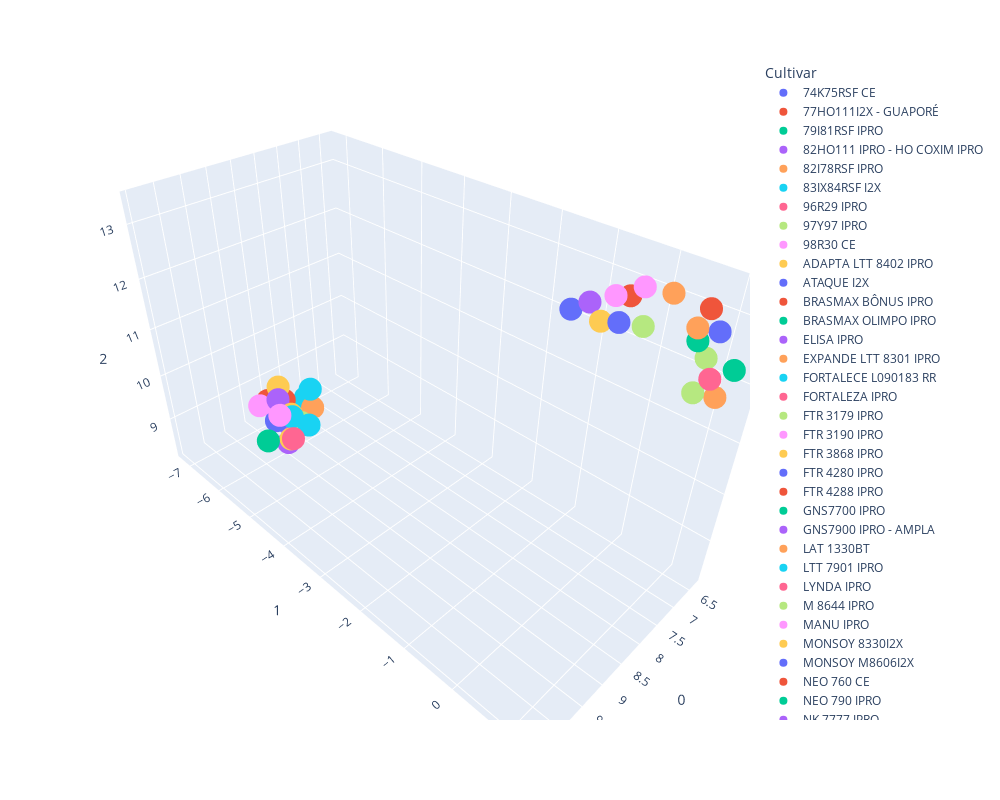

The notebook cell saved with this chart:
### Markdown cell above
# Visualize data in 3D using dimensionality reduction

### Code cell
visualize_3d(clustering_dataset)

### Figure 1 — Plotly figure (JSON) as saved in the notebook; plotly's stock layout.template omitted (floating-point values rounded to 4 significant figures)
{"data": [{"hovertemplate": "Cultivar=74K75RSF CE<br>0=%{x}<br>1=%{y}<br>2=%{z}<extra></extra>", "legendgroup": "74K75RSF CE", "marker": {"color": "#636efa", "symbol": "circle"}, "mode": "markers", "name": "74K75RSF CE", "scene": "scene", "showlegend": true, "x": [7.007], "y": [-1.123], "z": [12.51], "type": "scatter3d"}, {"hovertemplate": "Cultivar=77HO111I2X - GUAPORÉ<br>0=%{x}<br>1=%{y}<br>2=%{z}<extra></extra>", "legendgroup": "77HO111I2X - GUAPORÉ", "marker": {"color": "#EF553B", "symbol": "circle"}, "mode": "markers", "name": "77HO111I2X - GUAPORÉ", "scene": "scene", "showlegend": true, "x": [8.905], "y": [-6.616], "z": [8.996], "type": "scatter3d"}, {"hovertemplate": "Cultivar=79I81RSF IPRO<br>0=%{x}<br>1=%{y}<br>2=%{z}<extra></extra>", "legendgroup": "79I81RSF IPRO", "marker": {"color": "#00cc96", "symbol": "circle"}, "mode": "markers", "name": "79I81RSF IPRO", "scene": "scene", "showlegend": true, "x": [8.303], "y": [-7.169], "z": [8.472], "type": "scatter3d"}, {"hovertemplate": "Cultivar=82HO111 IPRO - HO COXIM IPRO<br>0=%{x}<br>1=%{y}<br>2=%{z}<extra></extra>", "legendgroup": "82HO111 IPRO - HO COXIM IPRO", "marker": {"color": "#ab63fa", "symbol": "circle"}, "mode": "markers", "name": "82HO111 IPRO - HO COXIM IPRO", "scene": "scene", "showlegend": true, "x": [8.74], "y": [-6.228], "z": [8.542], "type": "scatter3d"}, {"hovertemplate": "Cultivar=82I78RSF IPRO<br>0=%{x}<br>1=%{y}<br>2=%{z}<extra></extra>", "legendgroup": "82I78RSF IPRO", "marker": {"color": "#FFA15A", "symbol": "circle"}, "mode": "markers", "name": "82I78RSF IPRO", "scene": "scene", "showlegend": true, "x": [6.517], "y": [1.083], "z": [11.78], "type": "scatter3d"}, {"hovertemplate": "Cultivar=83IX84RSF I2X<br>0=%{x}<br>1=%{y}<br>2=%{z}<extra></extra>", "legendgroup": "83IX84RSF I2X", "marker": {"color": "#19d3f3", "symbol": "circle"}, "mode": "markers", "name": "83IX84RSF I2X", "scene": "scene", "showlegend": true, "x": [9.775], "y": [-4.078], "z": [10.25], "type": "scatter3d"}, {"hovertemplate": "Cultivar=96R29 IPRO<br>0=%{x}<br>1=%{y}<br>2=%{z}<extra></extra>", "legendgroup": "96R29 IPRO", "marker": {"color": "#FF6692", "symbol": "circle"}, "mode": "markers", "name": "96R29 IPRO", "scene": "scene", "showlegend": true, "x": [6.807], "y": [1.06], "z": [12.22], "type": "scatter3d"}, {"hovertemplate": "Cultivar=97Y97 IPRO<br>0=%{x}<br>1=%{y}<br>2=%{z}<extra></extra>", "legendgroup": "97Y97 IPRO", "marker": {"color": "#B6E880", "symbol": "circle"}, "mode": "markers", "name": "97Y97 IPRO", "scene": "scene", "showlegend": true, "x": [6.33], "y": [0.7527], "z": [12.19], "type": "scatter3d"}, {"hovertemplate": "Cultivar=98R30 CE<br>0=%{x}<br>1=%{y}<br>2=%{z}<extra></extra>", "legendgroup": "98R30 CE", "marker": {"color": "#FF97FF", "symbol": "circle"}, "mode": "markers", "name": "98R30 CE", "scene": "scene", "showlegend": true, "x": [10.2], "y": [-4.248], "z": [10.58], "type": "scatter3d"}, {"hovertemplate": "Cultivar=ADAPTA LTT 8402 IPRO<br>0=%{x}<br>1=%{y}<br>2=%{z}<extra></extra>", "legendgroup": "ADAPTA LTT 8402 IPRO", "marker": {"color": "#FECB52", "symbol": "circle"}, "mode": "markers", "name": "ADAPTA LTT 8402 IPRO", "scene": "scene", "showlegend": true, "x": [9.489], "y": [-4.984], "z": [9.834], "type": "scatter3d"}, {"hovertemplate": "Cultivar=ATAQUE I2X<br>0=%{x}<br>1=%{y}<br>2=%{z}<extra></extra>", "legendgroup": "ATAQUE I2X", "marker": {"color": "#636efa", "symbol": "circle"}, "mode": "markers", "name": "ATAQUE I2X", "scene": "scene", "showlegend": true, "x": [7.639], "y": [0.03014], "z": [13.02], "type": "scatter3d"}, {"hovertemplate": "Cultivar=BRASMAX BÔNUS IPRO<br>0=%{x}<br>1=%{y}<br>2=%{z}<extra></extra>", "legendgroup": "BRASMAX BÔNUS IPRO", "marker": {"color": "#EF553B", "symbol": "circle"}, "mode": "markers", "name": "BRASMAX BÔNUS IPRO", "scene": "scene", "showlegend": true, "x": [6.804], "y": [0.8496], "z": [13.22], "type": "scatter3d"}, {"hovertemplate": "Cultivar=BRASMAX OLIMPO IPRO<br>0=%{x}<br>1=%{y}<br>2=%{z}<extra></extra>", "legendgroup": "BRASMAX OLIMPO IPRO", "marker": {"color": "#00cc96", "symbol": "circle"}, "mode": "markers", "name": "BRASMAX OLIMPO IPRO", "scene": "scene", "showlegend": true, "x": [10.47], "y": [-4.261], "z": [10.2], "type": "scatter3d"}, {"hovertemplate": "Cultivar=ELISA IPRO<br>0=%{x}<br>1=%{y}<br>2=%{z}<extra></extra>", "legendgroup": "ELISA IPRO", "marker": {"color": "#ab63fa", "symbol": "circle"}, "mode": "markers", "name": "ELISA IPRO", "scene": "scene", "showlegend": true, "x": [7.048], "y": [-0.7974], "z": [12.77], "type": "scatter3d"}, {"hovertemplate": "Cultivar=EXPANDE LTT 8301 IPRO<br>0=%{x}<br>1=%{y}<br>2=%{z}<extra></extra>", "legendgroup": "EXPANDE LTT 8301 IPRO", "marker": {"color": "#FFA15A", "symbol": "circle"}, "mode": "markers", "name": "EXPANDE LTT 8301 IPRO", "scene": "scene", "showlegend": true, "x": [7.817], "y": [-6.639], "z": [8.235], "type": "scatter3d"}, {"hovertemplate": "Cultivar=FORTALECE L090183 RR<br>0=%{x}<br>1=%{y}<br>2=%{z}<extra></extra>", "legendgroup": "FORTALECE L090183 RR", "marker": {"color": "#19d3f3", "symbol": "circle"}, "mode": "markers", "name": "FORTALECE L090183 RR", "scene": "scene", "showlegend": true, "x": [9.737], "y": [-4.593], "z": [10.12], "type": "scatter3d"}, {"hovertemplate": "Cultivar=FORTALEZA IPRO<br>0=%{x}<br>1=%{y}<br>2=%{z}<extra></extra>", "legendgroup": "FORTALEZA IPRO", "marker": {"color": "#FF6692", "symbol": "circle"}, "mode": "markers", "name": "FORTALEZA IPRO", "scene": "scene", "showlegend": true, "x": [10.21], "y": [-3.927], "z": [10.29], "type": "scatter3d"}, {"hovertemplate": "Cultivar=FTR 3179 IPRO<br>0=%{x}<br>1=%{y}<br>2=%{z}<extra></extra>", "legendgroup": "FTR 3179 IPRO", "marker": {"color": "#B6E880", "symbol": "circle"}, "mode": "markers", "name": "FTR 3179 IPRO", "scene": "scene", "showlegend": true, "x": [6.835], "y": [0.8872], "z": [11.92], "type": "scatter3d"}, {"hovertemplate": "Cultivar=FTR 3190 IPRO<br>0=%{x}<br>1=%{y}<br>2=%{z}<extra></extra>", "legendgroup": "FTR 3190 IPRO", "marker": {"color": "#FF97FF", "symbol": "circle"}, "mode": "markers", "name": "FTR 3190 IPRO", "scene": "scene", "showlegend": true, "x": [9.277], "y": [-6.331], "z": [9.207], "type": "scatter3d"}, {"hovertemplate": "Cultivar=FTR 3868 IPRO<br>0=%{x}<br>1=%{y}<br>2=%{z}<extra></extra>", "legendgroup": "FTR 3868 IPRO", "marker": {"color": "#FECB52", "symbol": "circle"}, "mode": "markers", "name": "FTR 3868 IPRO", "scene": "scene", "showlegend": true, "x": [7.482], "y": [-0.3311], "z": [12.82], "type": "scatter3d"}, {"hovertemplate": "Cultivar=FTR 4280 IPRO<br>0=%{x}<br>1=%{y}<br>2=%{z}<extra></extra>", "legendgroup": "FTR 4280 IPRO", "marker": {"color": "#636efa", "symbol": "circle"}, "mode": "markers", "name": "FTR 4280 IPRO", "scene": "scene", "showlegend": true, "x": [6.626], "y": [0.9654], "z": [12.84], "type": "scatter3d"}, {"hovertemplate": "Cultivar=FTR 4288 IPRO<br>0=%{x}<br>1=%{y}<br>2=%{z}<extra></extra>", "legendgroup": "FTR 4288 IPRO", "marker": {"color": "#EF553B", "symbol": "circle"}, "mode": "markers", "name": "FTR 4288 IPRO", "scene": "scene", "showlegend": true, "x": [8.394], "y": [-6.806], "z": [8.643], "type": "scatter3d"}, {"hovertemplate": "Cultivar=GNS7700 IPRO<br>0=%{x}<br>1=%{y}<br>2=%{z}<extra></extra>", "legendgroup": "GNS7700 IPRO", "marker": {"color": "#00cc96", "symbol": "circle"}, "mode": "markers", "name": "GNS7700 IPRO", "scene": "scene", "showlegend": true, "x": [6.481], "y": [1.229], "z": [12.28], "type": "scatter3d"}, {"hovertemplate": "Cultivar=GNS7900 IPRO - AMPLA<br>0=%{x}<br>1=%{y}<br>2=%{z}<extra></extra>", "legendgroup": "GNS7900 IPRO - AMPLA", "marker": {"color": "#ab63fa", "symbol": "circle"}, "mode": "markers", "name": "GNS7900 IPRO - AMPLA", "scene": "scene", "showlegend": true, "x": [9.135], "y": [-5.891], "z": [9.504], "type": "scatter3d"}, {"hovertemplate": "Cultivar=LAT 1330BT<br>0=%{x}<br>1=%{y}<br>2=%{z}<extra></extra>", "legendgroup": "LAT 1330BT", "marker": {"color": "#FFA15A", "symbol": "circle"}, "mode": "markers", "name": "LAT 1330BT", "scene": "scene", "showlegend": true, "x": [7.247], "y": [0.9168], "z": [13.14], "type": "scatter3d"}, {"hovertemplate": "Cultivar=LTT 7901 IPRO<br>0=%{x}<br>1=%{y}<br>2=%{z}<extra></extra>", "legendgroup": "LTT 7901 IPRO", "marker": {"color": "#19d3f3", "symbol": "circle"}, "mode": "markers", "name": "LTT 7901 IPRO", "scene": "scene", "showlegend": true, "x": [7.753], "y": [-6.751], "z": [8.628], "type": "scatter3d"}, {"hovertemplate": "Cultivar=LYNDA IPRO<br>0=%{x}<br>1=%{y}<br>2=%{z}<extra></extra>", "legendgroup": "LYNDA IPRO", "marker": {"color": "#FF6692", "symbol": "circle"}, "mode": "markers", "name": "LYNDA IPRO", "scene": "scene", "showlegend": true, "x": [8.685], "y": [-7.063], "z": [8.566], "type": "scatter3d"}, {"hovertemplate": "Cultivar=M 8644 IPRO<br>0=%{x}<br>1=%{y}<br>2=%{z}<extra></extra>", "legendgroup": "M 8644 IPRO", "marker": {"color": "#B6E880", "symbol": "circle"}, "mode": "markers", "name": "M 8644 IPRO", "scene": "scene", "showlegend": true, "x": [7.416], "y": [0.2656], "z": [12.96], "type": "scatter3d"}, {"hovertemplate": "Cultivar=MANU IPRO<br>0=%{x}<br>1=%{y}<br>2=%{z}<extra></extra>", "legendgroup": "MANU IPRO", "marker": {"color": "#FF97FF", "symbol": "circle"}, "mode": "markers", "name": "MANU IPRO", "scene": "scene", "showlegend": true, "x": [7.185], "y": [-0.3286], "z": [13.1], "type": "scatter3d"}, {"hovertemplate": "Cultivar=MONSOY 8330I2X<br>0=%{x}<br>1=%{y}<br>2=%{z}<extra></extra>", "legendgroup": "MONSOY 8330I2X", "marker": {"color": "#FECB52", "symbol": "circle"}, "mode": "markers", "name": "MONSOY 8330I2X", "scene": "scene", "showlegend": true, "x": [10.16], "y": [-4.072], "z": [10.17], "type": "scatter3d"}, {"hovertemplate": "Cultivar=MONSOY M8606I2X<br>0=%{x}<br>1=%{y}<br>2=%{z}<extra></extra>", "legendgroup": "MONSOY M8606I2X", "marker": {"color": "#636efa", "symbol": "circle"}, "mode": "markers", "name": "MONSOY M8606I2X", "scene": "scene", "showlegend": true, "x": [9.071], "y": [-6.135], "z": [8.839], "type": "scatter3d"}, {"hovertemplate": "Cultivar=NEO 760 CE<br>0=%{x}<br>1=%{y}<br>2=%{z}<extra></extra>", "legendgroup": "NEO 760 CE", "marker": {"color": "#EF553B", "symbol": "circle"}, "mode": "markers", "name": "NEO 760 CE", "scene": "scene", "showlegend": true, "x": [6.874], "y": [-0.2765], "z": [13.0], "type": "scatter3d"}, {"hovertemplate": "Cultivar=NEO 790 IPRO<br>0=%{x}<br>1=%{y}<br>2=%{z}<extra></extra>", "legendgroup": "NEO 790 IPRO", "marker": {"color": "#00cc96", "symbol": "circle"}, "mode": "markers", "name": "NEO 790 IPRO", "scene": "scene", "showlegend": true, "x": [7.022], "y": [0.8636], "z": [12.83], "type": "scatter3d"}, {"hovertemplate": "Cultivar=NK 7777 IPRO<br>0=%{x}<br>1=%{y}<br>2=%{z}<extra></extra>", "legendgroup": "NK 7777 IPRO", "marker": {"color": "#ab63fa", "symbol": "circle"}, "mode": "markers", "name": "NK 7777 IPRO", "scene": "scene", "showlegend": true, "x": [10.07], "y": [-4.281], "z": [9.929], "type": "scatter3d"}, {"hovertemplate": "Cultivar=NK 8100 IPRO<br>0=%{x}<br>1=%{y}<br>2=%{z}<extra></extra>", "legendgroup": "NK 8100 IPRO", "marker": {"color": "#FFA15A", "symbol": "circle"}, "mode": "markers", "name": "NK 8100 IPRO", "scene": "scene", "showlegend": true, "x": [6.874], "y": [0.3359], "z": [13.28], "type": "scatter3d"}, {"hovertemplate": "Cultivar=NK 8770 IPRO<br>0=%{x}<br>1=%{y}<br>2=%{z}<extra></extra>", "legendgroup": "NK 8770 IPRO", "marker": {"color": "#19d3f3", "symbol": "circle"}, "mode": "markers", "name": "NK 8770 IPRO", "scene": "scene", "showlegend": true, "x": [7.807], "y": [-6.874], "z": [8.377], "type": "scatter3d"}, {"hovertemplate": "Cultivar=PAULA IPRO<br>0=%{x}<br>1=%{y}<br>2=%{z}<extra></extra>", "legendgroup": "PAULA IPRO", "marker": {"color": "#FF6692", "symbol": "circle"}, "mode": "markers", "name": "PAULA IPRO", "scene": "scene", "showlegend": true, "x": [8.269], "y": [-6.998], "z": [8.241], "type": "scatter3d"}, {"hovertemplate": "Cultivar=SUZY IPRO<br>0=%{x}<br>1=%{y}<br>2=%{z}<extra></extra>", "legendgroup": "SUZY IPRO", "marker": {"color": "#B6E880", "symbol": "circle"}, "mode": "markers", "name": "SUZY IPRO", "scene": "scene", "showlegend": true, "x": [9.632], "y": [-4.498], "z": [9.991], "type": "scatter3d"}, {"hovertemplate": "Cultivar=SYN2282IPRO<br>0=%{x}<br>1=%{y}<br>2=%{z}<extra></extra>", "legendgroup": "SYN2282IPRO", "marker": {"color": "#FF97FF", "symbol": "circle"}, "mode": "markers", "name": "SYN2282IPRO", "scene": "scene", "showlegend": true, "x": [7.2], "y": [0.08067], "z": [13.4], "type": "scatter3d"}, {"hovertemplate": "Cultivar=TMG 22X83I2X<br>0=%{x}<br>1=%{y}<br>2=%{z}<extra></extra>", "legendgroup": "TMG 22X83I2X", "marker": {"color": "#FECB52", "symbol": "circle"}, "mode": "markers", "name": "TMG 22X83I2X", "scene": "scene", "showlegend": true, "x": [8.804], "y": [-6.344], "z": [9.407], "type": "scatter3d"}], "layout": {"scene": {"domain": {"x": [0.0, 1.0], "y": [0.0, 1.0]}, "xaxis": {"title": {"text": "0"}}, "yaxis": {"title": {"text": "1"}}, "zaxis": {"title": {"text": "2"}}}, "legend": {"title": {"text": "Cultivar"}, "tracegroupgap": 0}, "margin": {"t": 60}, "width": 1000, "height": 800}}
